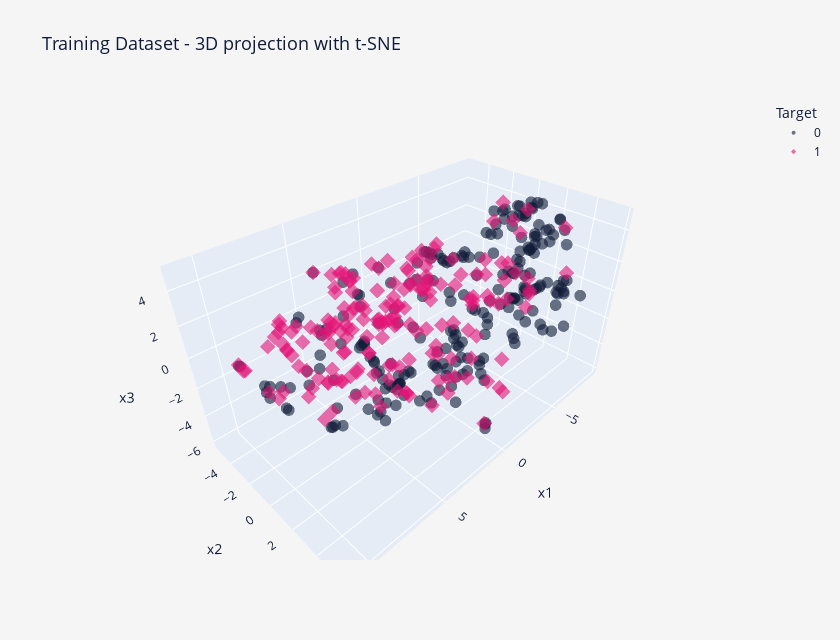

The code cell stored with this chart in its notebook:
### Code cell
fig = px.scatter_3d(
    data_frame=X3D,
    x="x1",
    y="x2",
    z="x3",
    symbol="Target",
    symbol_sequence=["circle", "diamond"],
    color="Target",
    color_discrete_sequence=["#101B37", "#E41376"],
    opacity=0.6,
    height=640,
    width=840,
    title="Training Dataset - 3D projection with t-SNE",
)
fig.update_layout(
    font_color=FONT_COLOR,
    title_font_size=18,
    plot_bgcolor=BACKGROUND_COLOR,
    paper_bgcolor=BACKGROUND_COLOR,
)
fig.update_traces(marker_size=4)
fig.show()

### Figure 1 — Plotly figure (JSON) as saved in the notebook; plotly's stock layout.template omitted (floating-point values rounded to 4 significant figures; data arrays with more than 128 entries replaced by an {"elided": "..."} marker saying what was removed)
{"data": [{"hovertemplate": "Target=0<br>x1=%{x}<br>x2=%{y}<br>x3=%{z}<extra></extra>", "legendgroup": "0", "marker": {"color": "#101B37", "opacity": 0.6, "size": 4, "symbol": "circle"}, "mode": "markers", "name": "0", "scene": "scene", "showlegend": true, "type": "scatter3d", "x": {"elided": "230 float values"}, "y": {"elided": "230 float values"}, "z": {"elided": "230 float values"}}, {"hovertemplate": "Target=1<br>x1=%{x}<br>x2=%{y}<br>x3=%{z}<extra></extra>", "legendgroup": "1", "marker": {"color": "#E41376", "opacity": 0.6, "size": 4, "symbol": "diamond"}, "mode": "markers", "name": "1", "scene": "scene", "showlegend": true, "type": "scatter3d", "x": {"elided": "184 float values"}, "y": {"elided": "184 float values"}, "z": {"elided": "184 float values"}}], "layout": {"font": {"color": "#101B37"}, "height": 640, "legend": {"title": {"text": "Target"}, "tracegroupgap": 0}, "paper_bgcolor": "#F6F5F5", "plot_bgcolor": "#F6F5F5", "scene": {"domain": {"x": [0, 1], "y": [0, 1]}, "xaxis": {"title": {"text": "x1"}}, "yaxis": {"title": {"text": "x2"}}, "zaxis": {"title": {"text": "x3"}}}, "title": {"font": {"size": 18}, "text": "Training Dataset - 3D projection with t-SNE"}, "width": 840}}
